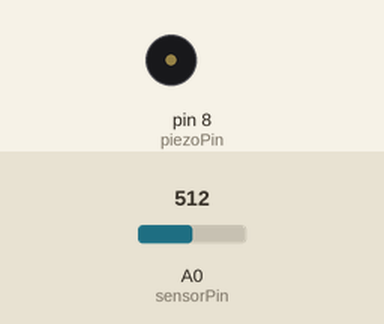
Recording of a sketch running on a simulated Arduino Uno, built with avr-gcc and run on an emulated ATmega328P. On the bench: buzzer (waves = sounding). The test bench sets the inputs (shaded band); at power-on: A0 (sensorPin) = 512. What the sketch prints to the serial monitor is not drawn.

Above: at 0.3 s.
Timing chart, 0 to 1.8 s (numbered marks = the images above):
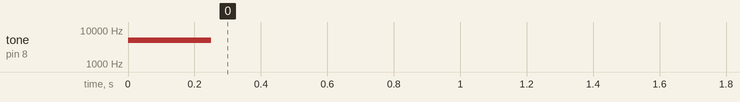

Measured:
- by itself, tone on pin 8 (piezoPin): silent → 5054 Hz at 0.00 s, → silent 0.25 s later

The sketch:

analog_piezo.ino
```cpp
// https://programmingelectronics.com/an-easy-way-to-make-noise-with-arduino-using-tone/
// https://www.arduino.cc/en/Tutorial/AnalogInput

int piezoPin = 8;
int sensorPin = A0;
int prevSensorVal = 0;
int maxFrequencyHz = 10000;
int minFrequencyHz = 50;

char printBuffer[32];

void setup() {
  Serial.begin(9600);
}

struct SerialStream
{
  SerialStream & operator << (const char *v) {
    Serial.print(v);
    return *this;
  }
  SerialStream & operator << (int v) {
    Serial.print(v);
    return *this;
  }
};

SerialStream stream;

void loop() {
  int sensorValue = analogRead(sensorPin);

  if(sensorValue != prevSensorVal) {
    int frequency = ((float(sensorValue) / 1023.0) *
                     maxFrequencyHz) + minFrequencyHz;

    Serial.print(sensorValue);
    Serial.print(" ");
    Serial.print(frequency);
    Serial.println();

    // stream <<  << " " << frequency << "\n";
    tone(piezoPin, frequency, 250);


    prevSensorVal = sensorValue;
  }
}
```
